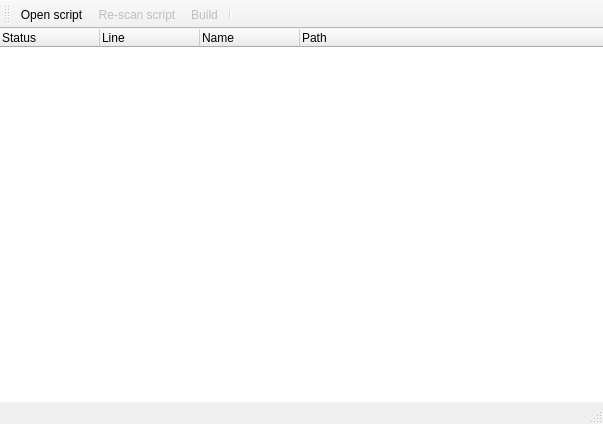
<?xml version="1.0" encoding="UTF-8"?>
<ui version="4.0">
 <class>MainWindow</class>
 <widget class="QMainWindow" name="MainWindow">
  <property name="geometry">
   <rect>
    <x>0</x>
    <y>0</y>
    <width>603</width>
    <height>424</height>
   </rect>
  </property>
  <property name="windowTitle">
   <string>Builder</string>
  </property>
  <property name="toolButtonStyle">
   <enum>Qt::ToolButtonTextUnderIcon</enum>
  </property>
  <widget class="QWidget" name="centralWidget">
   <layout class="QVBoxLayout" name="verticalLayout">
    <property name="spacing">
     <number>0</number>
    </property>
    <property name="leftMargin">
     <number>0</number>
    </property>
    <property name="topMargin">
     <number>0</number>
    </property>
    <property name="rightMargin">
     <number>0</number>
    </property>
    <property name="bottomMargin">
     <number>0</number>
    </property>
    <item>
     <widget class="QTreeWidget" name="treeWidget">
      <property name="frameShape">
       <enum>QFrame::NoFrame</enum>
      </property>
      <property name="editTriggers">
       <set>QAbstractItemView::NoEditTriggers</set>
      </property>
      <property name="alternatingRowColors">
       <bool>true</bool>
      </property>
      <property name="selectionMode">
       <enum>QAbstractItemView::NoSelection</enum>
      </property>
      <property name="animated">
       <bool>true</bool>
      </property>
      <column>
       <property name="text">
        <string>Status</string>
       </property>
      </column>
      <column>
       <property name="text">
        <string>Line</string>
       </property>
      </column>
      <column>
       <property name="text">
        <string>Name</string>
       </property>
      </column>
      <column>
       <property name="text">
        <string>Path</string>
       </property>
      </column>
     </widget>
    </item>
   </layout>
  </widget>
  <widget class="QToolBar" name="mainToolBar">
   <attribute name="toolBarArea">
    <enum>TopToolBarArea</enum>
   </attribute>
   <attribute name="toolBarBreak">
    <bool>false</bool>
   </attribute>
   <addaction name="actionOpen_Script"/>
   <addaction name="actionRe_scan_script"/>
   <addaction name="actionBuild"/>
   <addaction name="separator"/>
  </widget>
  <widget class="QStatusBar" name="statusBar"/>
  <action name="actionOpen_Script">
   <property name="icon">
    <iconset resource="resources.qrc">
     <normaloff>:/icons/open</normaloff>:/icons/open</iconset>
   </property>
   <property name="text">
    <string>Open script...</string>
   </property>
   <property name="shortcut">
    <string>Ctrl+O</string>
   </property>
  </action>
  <action name="actionCollect_Files">
   <property name="enabled">
    <bool>false</bool>
   </property>
   <property name="text">
    <string>Collect files...</string>
   </property>
   <property name="toolTip">
    <string>Collect all needed files in one folder and update paths in the script.</string>
   </property>
   <property name="shortcut">
    <string>Ctrl+A</string>
   </property>
  </action>
  <action name="actionBuild">
   <property name="enabled">
    <bool>false</bool>
   </property>
   <property name="icon">
    <iconset resource="resources.qrc">
     <normaloff>:/icons/export</normaloff>:/icons/export</iconset>
   </property>
   <property name="text">
    <string>Build...</string>
   </property>
   <property name="toolTip">
    <string>Build the script in a single file</string>
   </property>
   <property name="shortcut">
    <string>Ctrl+B</string>
   </property>
  </action>
  <action name="actionStringify_Binary">
   <property name="text">
    <string>Stringify binary...</string>
   </property>
   <property name="toolTip">
    <string>Stringify binary</string>
   </property>
  </action>
  <action name="actionRe_scan_script">
   <property name="enabled">
    <bool>false</bool>
   </property>
   <property name="text">
    <string>Re-scan script</string>
   </property>
   <property name="shortcut">
    <string>F5, Ctrl+R</string>
   </property>
  </action>
 </widget>
 <layoutdefault spacing="6" margin="11"/>
 <resources>
  <include location="resources.qrc"/>
 </resources>
 <connections/>
</ui>
